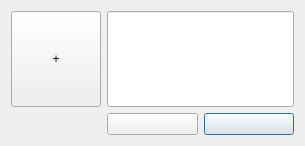
<?xml version="1.0" encoding="UTF-8"?>
<ui version="4.0">
 <class>PositionInputDialog</class>
 <widget class="QDialog" name="PositionInputDialog">
  <property name="geometry">
   <rect>
    <x>0</x>
    <y>0</y>
    <width>305</width>
    <height>146</height>
   </rect>
  </property>
  <property name="windowTitle">
   <string>Position</string>
  </property>
  <layout class="QGridLayout" name="gridLayout">
   <item row="0" column="0">
    <widget class="QPushButton" name="pbToggleSign">
     <property name="sizePolicy">
      <sizepolicy hsizetype="Minimum" vsizetype="Minimum">
       <horstretch>0</horstretch>
       <verstretch>0</verstretch>
      </sizepolicy>
     </property>
     <property name="text">
      <string>+</string>
     </property>
     <property name="autoDefault">
      <bool>false</bool>
     </property>
    </widget>
   </item>
   <item row="0" column="1" colspan="2">
    <widget class="QLineEdit" name="leInput">
     <property name="sizePolicy">
      <sizepolicy hsizetype="Expanding" vsizetype="MinimumExpanding">
       <horstretch>0</horstretch>
       <verstretch>0</verstretch>
      </sizepolicy>
     </property>
     <property name="inputMask">
      <string notr="true"/>
     </property>
     <property name="maxLength">
      <number>20</number>
     </property>
     <property name="alignment">
      <set>Qt::AlignRight|Qt::AlignTrailing|Qt::AlignVCenter</set>
     </property>
    </widget>
   </item>
   <item row="1" column="1">
    <widget class="QPushButton" name="pbReject">
     <property name="text">
      <string/>
     </property>
     <property name="icon">
      <iconset resource="jle_resources.qrc">
       <normaloff>:/icons/Resources/pic/Button_NOK.png</normaloff>:/icons/Resources/pic/Button_NOK.png</iconset>
     </property>
     <property name="iconSize">
      <size>
       <width>64</width>
       <height>64</height>
      </size>
     </property>
     <property name="autoDefault">
      <bool>false</bool>
     </property>
    </widget>
   </item>
   <item row="1" column="2">
    <widget class="QPushButton" name="pbAccept">
     <property name="text">
      <string/>
     </property>
     <property name="icon">
      <iconset resource="jle_resources.qrc">
       <normaloff>:/icons/Resources/pic/Button_OK.png</normaloff>:/icons/Resources/pic/Button_OK.png</iconset>
     </property>
     <property name="iconSize">
      <size>
       <width>64</width>
       <height>64</height>
      </size>
     </property>
    </widget>
   </item>
  </layout>
 </widget>
 <tabstops>
  <tabstop>leInput</tabstop>
  <tabstop>pbAccept</tabstop>
  <tabstop>pbToggleSign</tabstop>
  <tabstop>pbReject</tabstop>
 </tabstops>
 <resources>
  <include location="jle_resources.qrc"/>
 </resources>
 <connections>
  <connection>
   <sender>pbAccept</sender>
   <signal>clicked()</signal>
   <receiver>PositionInputDialog</receiver>
   <slot>accept()</slot>
   <hints>
    <hint type="sourcelabel">
     <x>264</x>
     <y>77</y>
    </hint>
    <hint type="destinationlabel">
     <x>156</x>
     <y>61</y>
    </hint>
   </hints>
  </connection>
  <connection>
   <sender>pbReject</sender>
   <signal>clicked()</signal>
   <receiver>PositionInputDialog</receiver>
   <slot>reject()</slot>
   <hints>
    <hint type="sourcelabel">
     <x>180</x>
     <y>77</y>
    </hint>
    <hint type="destinationlabel">
     <x>156</x>
     <y>61</y>
    </hint>
   </hints>
  </connection>
 </connections>
</ui>
